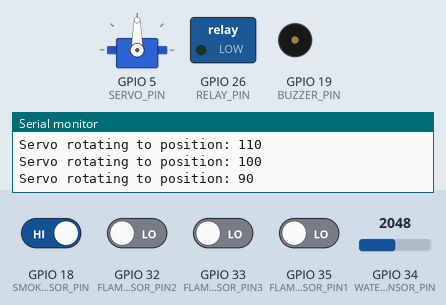
Simulated run of this sketch. Board: ESP32. On the bench: servo, switched loads named in the sketch (green lamp = pin HIGH), buzzer (waves = sounding, pin HIGH), the last lines printed to the serial monitor. Inputs (shaded band) come from the test bench; at power-on: GPIO 18 (SMOKE_SENSOR_PIN) HIGH, GPIO 32 (FLAME_SENSOR_PIN2), GPIO 33 (FLAME_SENSOR_PIN3), GPIO 35 (FLAME_SENSOR_PIN1) LOW, GPIO 34 (WATER_SENSOR_PIN) = 2048.

Above: at 2.2 s.
2.3 s: GPIO 18 (SMOKE_SENSOR_PIN) driven LOW
At 4.3 s:
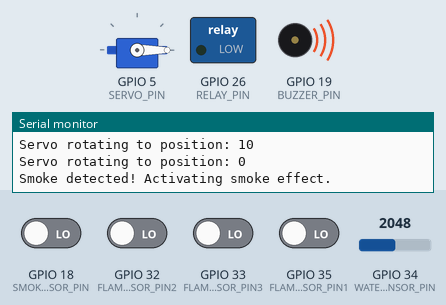
6.5 s: GPIO 34 (WATER_SENSOR_PIN) set to 543
10.0 s: GPIO 34 (WATER_SENSOR_PIN) set to 479
At 10.8 s:
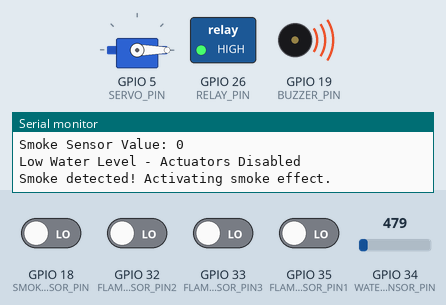
12.0 s: GPIO 34 (WATER_SENSOR_PIN) set to 540
At 12.85 s:
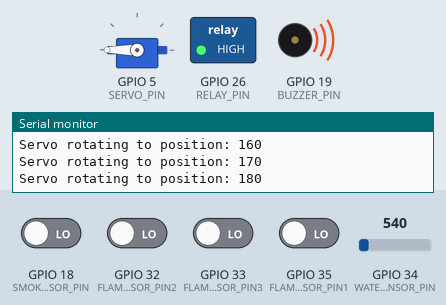
17.0 s: GPIO 18 (SMOKE_SENSOR_PIN) driven HIGH
At 19.6 s:
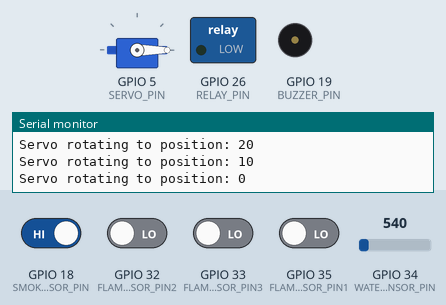
22.0 s: GPIO 34 (WATER_SENSOR_PIN) set to 491
At 23.1 s:
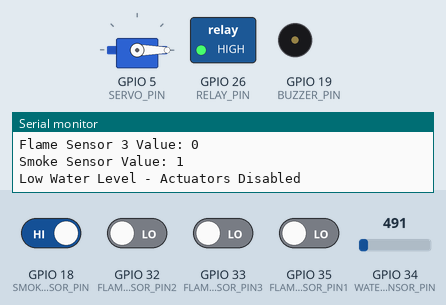
Timing chart, 0 to 25.0 s (numbered marks = the images above; inputs shaded):
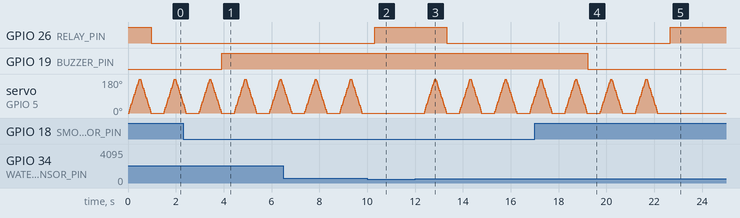

Measured:
- the behaviour switches between 500 and 499 on GPIO 34 (WATER_SENSOR_PIN) (found by bisection; images 1 and 2)
- after the input at 2.3 s, GPIO 19 (BUZZER_PIN): LOW → HIGH after 1.6 s
- after the input at 10.0 s, GPIO 26 (RELAY_PIN): LOW → HIGH after 0.31 s; servo on GPIO 5 (SERVO_PIN): stops changing and stays 0°
- after the input at 17.0 s, GPIO 19 (BUZZER_PIN): HIGH → LOW after 2.2 s
- after the input at 22.0 s, GPIO 26 (RELAY_PIN): LOW → HIGH after 0.66 s; servo on GPIO 5 (SERVO_PIN): goes on until 22.1 s, then stays 0°

The sketch:

robocop.ino
```cpp
#include <ESP32Servo.h>

#define SERVO_PIN 5            // Servo motor signal pin
#define FLAME_SENSOR_PIN1 35   // Flame sensor pin 1
#define FLAME_SENSOR_PIN2 32   // Flame sensor pin 2
#define FLAME_SENSOR_PIN3 33   // Flame sensor pin 3
#define RELAY_PIN 26           // Relay for the pump
#define SMOKE_SENSOR_PIN 18    // Smoke sensor pin
#define BUZZER_PIN 19          // Buzzer pin
#define WATER_SENSOR_PIN 34    // Analog pin connected to the HW-038 sensor
#define MAX_SENSOR_VALUE 1880   // Max value observed when sensor is fully submerged
#define LOW_WATER_LEVEL_THRESHOLD 500   // Threshold for "Low Water Level"

Servo servoMotor; // Create a Servo object

int sensorValue = 0;  // Variable to store the water sensor reading

void setup() {
  Serial.begin(115200);  // Initialize Serial Monitor
  pinMode(FLAME_SENSOR_PIN1, INPUT);   // Initialize flame sensor pins
  pinMode(FLAME_SENSOR_PIN2, INPUT);
  pinMode(FLAME_SENSOR_PIN3, INPUT);
  pinMode(SMOKE_SENSOR_PIN, INPUT);   // Initialize smoke sensor pin
  pinMode(RELAY_PIN, OUTPUT);         // Initialize the relay pin for the pump
  pinMode(BUZZER_PIN, OUTPUT);        // Initialize the buzzer pin
  pinMode(WATER_SENSOR_PIN, INPUT);   // Initialize the water sensor pin

  // Initialize the servo motor
  servoMotor.attach(SERVO_PIN, 500, 2400);
  servoMotor.write(0);  // Start with the servo at 0 degrees

  digitalWrite(RELAY_PIN, HIGH); // Ensure pump is off initially
  digitalWrite(BUZZER_PIN, LOW); // Ensure buzzer is off initially

  Serial.println("Setup complete. Waiting for flame, smoke, or low water level...");
}

void loop() {
  // Read the flame sensor values
  int flameSensorValue1 = digitalRead(FLAME_SENSOR_PIN1);
  int flameSensorValue2 = digitalRead(FLAME_SENSOR_PIN2);
  int flameSensorValue3 = digitalRead(FLAME_SENSOR_PIN3);

  // Read the smoke sensor value
  int smokeSensorValue = digitalRead(SMOKE_SENSOR_PIN);

  // Read the water level sensor value
  sensorValue = analogRead(WATER_SENSOR_PIN);

  // Output the current sensor value to Serial Monitor
  Serial.print("Water Sensor Value: ");
  Serial.println(sensorValue);

  // Calculate the water level percentage (for better readability)
  float waterLevelPercentage = ((float)sensorValue / (float)MAX_SENSOR_VALUE) * 100;
  Serial.print("Water Level: ");
  Serial.print(waterLevelPercentage);
  Serial.println("%");

  // Output the flame sensor values to Serial Monitor
  Serial.print("Flame Sensor 1 Value: ");
  Serial.println(flameSensorValue1);
  Serial.print("Flame Sensor 2 Value: ");
  Serial.println(flameSensorValue2);
  Serial.print("Flame Sensor 3 Value: ");
  Serial.println(flameSensorValue3);
  Serial.print("Smoke Sensor Value: ");
  Serial.println(smokeSensorValue);

  // Check if water level is below the threshold (low water level)
  if (sensorValue < LOW_WATER_LEVEL_THRESHOLD) {
    Serial.println("Low Water Level - Actuators Disabled");

    // If water level is low, deactivate actuators
    deactivateActuators();

    // If no flame is detected, wait for water level to rise
    if (flameSensorValue1 == HIGH && flameSensorValue2 == HIGH && flameSensorValue3 == HIGH) {
      Serial.println("Waiting for water level to rise...");
    }
  } else {
    // If water level is sufficient, check for flame
    if ((flameSensorValue1 == LOW || flameSensorValue2 == LOW || flameSensorValue3 == LOW)) {
      // Flame detected only
      Serial.println("Flame detected! Activating flame response.");
      activateActuators(); // Activate actuators only if flame is detected and water level is sufficient
    }
    else {
      // No flame detected
      deactivateActuators();
    }
  }

  // Smoke detection: Regardless of water level or flame detection
  if (smokeSensorValue == LOW) {
    Serial.println("Smoke detected! Activating smoke effect.");
    digitalWrite(BUZZER_PIN, HIGH); // Buzzer ON for high smoke
  } else {
    digitalWrite(BUZZER_PIN, LOW); // Buzzer OFF when no smoke detected
  }

  delay(500); // Delay for readability
}

// Function to activate the actuators (servo and pump)
void activateActuators() {
  // Rotate servo motor and activate pump
  rotateServo(0, 180, 10);
  rotateServo(180, 0, -10);
  digitalWrite(RELAY_PIN, LOW); // Turn on the pump
}

// Function to deactivate the actuators (servo and pump)
void deactivateActuators() {
  // Reset servo and deactivate pump
  servoMotor.write(0); // Reset servo to 0 degrees
  digitalWrite(RELAY_PIN, HIGH); // Turn off the pump
}

// Function to rotate the servo between specified positions
void rotateServo(int start, int end, int step) {
  if (step > 0) {
    for (int pos = start; pos <= end; pos += step) {
      Serial.print("Servo rotating to position: ");
      Serial.println(pos);
      servoMotor.write(pos);
      delay(25);
    }
  } else {
    for (int pos = start; pos >= end; pos += step) {
      Serial.print("Servo rotating to position: ");
      Serial.println(pos);
      servoMotor.write(pos);
      delay(25);
    }
  }
}
```
